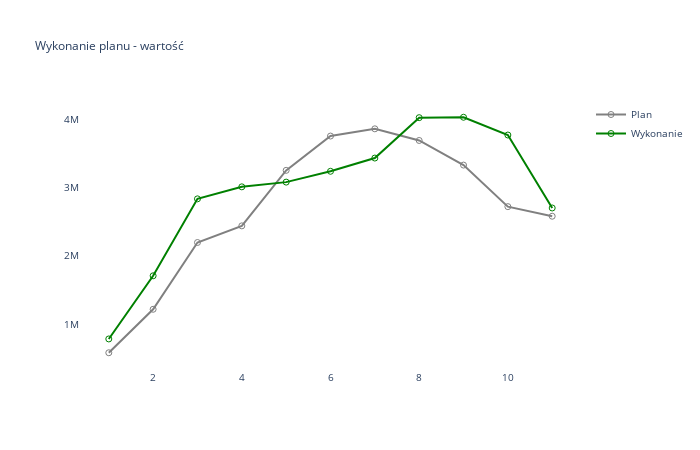

The notebook cell this image was saved under:
### Markdown cell above
##### Asortyment razem

### Code cell
t_sprzedaz_temp=t_sprzedaz_p
t_wykres=t_sprzedaz_temp.groupby(['M'],as_index=False)[['P_L','W_L']].sum()
t_wykres=t_wykres[t_wykres['M']<=msc]
#t_wykres['P_Ile']=t_wykres['P_Ile'].cumsum()
#t_wykres['W_Ile']=t_wykres['W_Ile'].cumsum()

fig=make_subplots(rows=1,cols=1)
fig.add_trace(go.Scatter(x=t_wykres['M'], y=t_wykres['P_L'],  marker_symbol='circle-open',name="Plan",line= {"color": "gray", "width": 2}),row=1,col=1)
fig.add_trace(go.Scatter(x=t_wykres['M'], y=t_wykres['W_L'],  marker_symbol='circle-open',name="Wykonanie",line= {"color": "green", "width": 2}),row=1,col=1)
fig.update_layout(title_text='Wykonanie planu - wartość')
fig.update_layout(plot_bgcolor='#FFFFFF',font_size=10,title_font_size=12,width=700, height=450)
fig.write_image(IMAGES / '12_Wartosc_Wykonanie_Planu.png')
fig.show()

### Figure 1 — Plotly figure (JSON) as saved in the notebook; plotly's stock layout.template omitted (floating-point values rounded to 4 significant figures)
{"data": [{"line": {"color": "gray", "width": 2}, "marker": {"symbol": "circle-open"}, "name": "Plan", "type": "scatter", "x": [1, 2, 3, 4, 5, 6, 7, 8, 9, 10, 11], "xaxis": "x", "y": [578380, 1216000.0, 2196000.0, 2440000.0, 3254000.0, 3757000.0, 3863000.0, 3692000.0, 3331000.0, 2722000.0, 2581000.0], "yaxis": "y"}, {"line": {"color": "green", "width": 2}, "marker": {"symbol": "circle-open"}, "name": "Wykonanie", "type": "scatter", "x": [1, 2, 3, 4, 5, 6, 7, 8, 9, 10, 11], "xaxis": "x", "y": [780800.0, 1707000.0, 2836000.0, 3012000.0, 3081000.0, 3240000.0, 3435000.0, 4027000.0, 4033000.0, 3772000.0, 2702000.0], "yaxis": "y"}], "layout": {"font": {"size": 10}, "height": 450, "plot_bgcolor": "#FFFFFF", "title": {"font": {"size": 12}, "text": "Wykonanie planu - wartość"}, "width": 700, "xaxis": {"anchor": "y", "autorange": true, "domain": [0, 1], "range": [0.3499, 11.65], "type": "linear"}, "yaxis": {"anchor": "x", "autorange": true, "domain": [0, 1], "range": [325300.0, 4286000.0], "type": "linear"}}}
